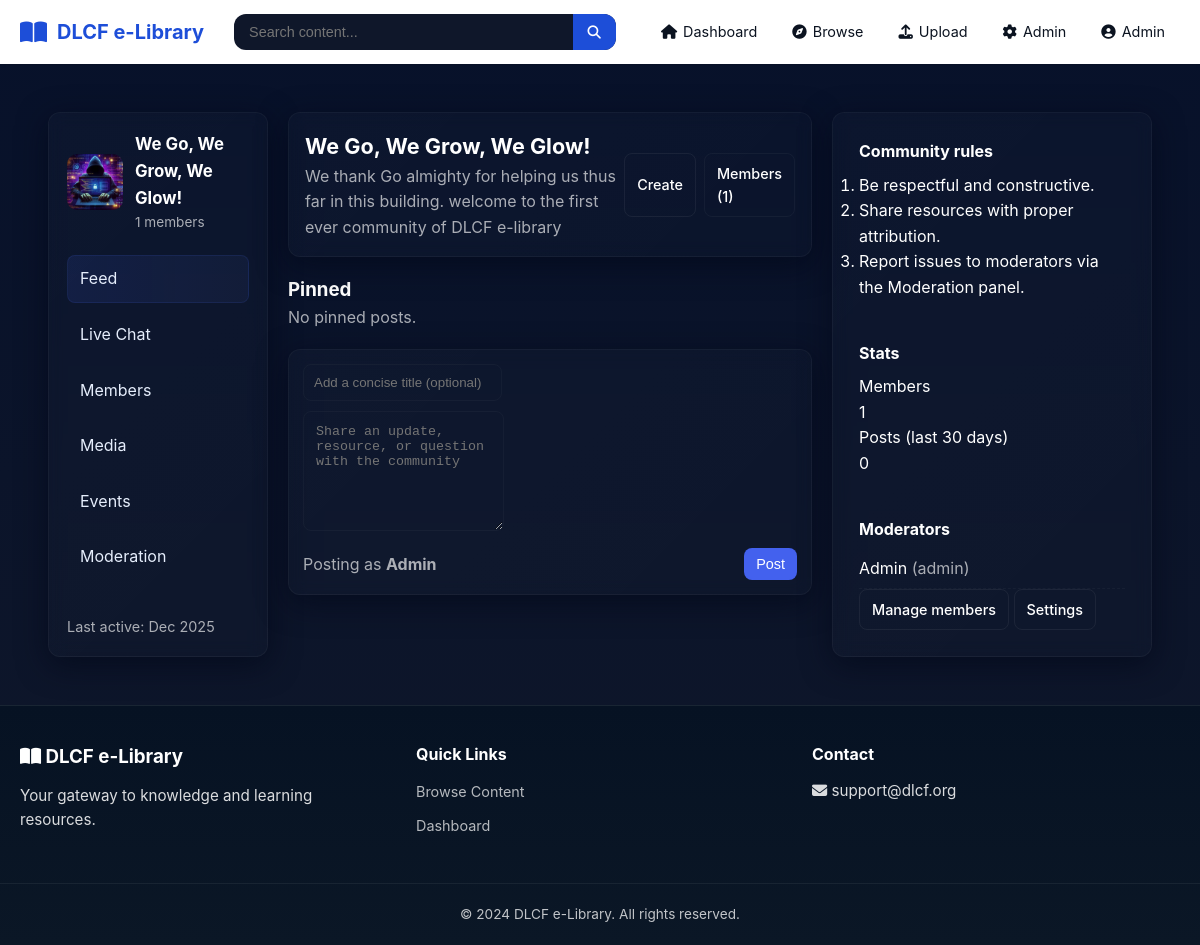
The app's page /community/1 (signed in) with its own data.
### models.py (models this page shows, shortened)
class User(UserMixin, db.Model):
    id = db.Column(db.Integer, primary_key=True)
    name = db.Column(db.String(100), nullable=False)
    email = db.Column(db.String(120), unique=True, nullable=False)
    password_hash = db.Column(db.String(255), nullable=False)
    role = db.Column(db.String(20), default='student')
    bio = db.Column(db.Text)
    profile_photo = db.Column(db.String(255))
    created_at = db.Column(db.DateTime, default=datetime.utcnow)
    is_active = db.Column(db.Boolean, default=True)
    contents = db.relationship('Content', backref='uploader', lazy='dynamic')
    activities = db.relationship('ActivityLog', backref='user', lazy='dynamic')
    notifications = db.relationship('Notification', backref='recipient', lazy='dynamic')
    def is_admin(self):
        return self.role == 'admin'
    def can_upload(self):
        return self.role in ['admin', 'teacher']

class Community(db.Model):
    id = db.Column(db.Integer, primary_key=True)
    name = db.Column(db.String(200), nullable=False)
    slug = db.Column(db.String(200), nullable=False, unique=True)
    description = db.Column(db.Text)
    photo = db.Column(db.String(255))
    photo_thumbnail = db.Column(db.String(255))
    photo_thumbnail_2x = db.Column(db.String(255))
    is_private = db.Column(db.Boolean, default=True)
    created_at = db.Column(db.DateTime, default=datetime.utcnow)
    memberships = db.relationship('Membership', backref='community', lazy='dynamic')
    posts = db.relationship('Post', backref='community', lazy='dynamic')

class Membership(db.Model):
    id = db.Column(db.Integer, primary_key=True)
    user_id = db.Column(db.Integer, db.ForeignKey('user.id'), nullable=False)
    community_id = db.Column(db.Integer, db.ForeignKey('community.id'), nullable=False)
    role = db.Column(db.String(20), default='student')  # admin, teacher, student
    joined_at = db.Column(db.DateTime, default=datetime.utcnow)
    user = db.relationship('User', backref='memberships')
    __table_args__ = (db.UniqueConstraint('user_id', 'community_id', name='_user_community_uc'),)

### routes/community.py (the view)
@community_bp.route('/<int:community_id>')
@login_required
@community_member_required
def feed(community_id):
    community = Community.query.get_or_404(community_id)
    posts = Post.query.filter_by(community_id=community.id, is_deleted=False).order_by(Post.is_pinned.desc(), Post.created_at.desc()).limit(50).all()
    for p in posts:
        p.comments_list = p.comments.order_by(Comment.created_at.asc()).all()
    members_q = Membership.query.filter_by(community_id=community.id).all()
    members = []
    for m in members_q:
        muted, until = _is_user_muted(community.id, m.user_id)
        members.append({'user_id': m.user_id, 'name': m.user.name, 'role': m.role, 'muted_until': until.isoformat() if until else None})
    current_membership = get_membership(current_user, community.id)
    current_role = current_membership.role if current_membership else 'student'
    return render_template('community/feed.html', community=community, posts=posts, members=members, current_role=current_role)

### routes/community.py (called while the page is built, shortened)
def _is_user_muted(community_id, user_id):
    r = getattr(current_app, 'redis', None)
    mutes = _muted_users.get(community_id, {})
    mute_until = mutes.get(user_id)
    if mute_until and mute_until > datetime.utcnow():
        return True, mute_until
    return False, None

def get_membership(user, community_id):
    return Membership.query.filter_by(user_id=user.id, community_id=community_id).first()

def community_member_required(f):
    @wraps(f)
    def decorated(*args, **kwargs):
        community_id = kwargs.get('community_id') or request.view_args.get('community_id')
        if not community_id:
            flash('Community not specified.', 'error')
            return redirect(url_for('main.dashboard'))
        membership = get_membership(current_user, community_id)
        if not membership:
            flash('You are not a member of this community.', 'error')
            return redirect(url_for('main.dashboard'))
        return f(*args, **kwargs)
    return decorated

### templates/community/feed.html (shortened to what this page needs)
{% extends 'base.html' %}
{% block extra_css %}
<link rel="stylesheet" href="{{ url_for('static', filename='css/community.css') }}">
{% endblock %}
{% block content %}
<div class="community-layout">
  <aside class="left-nav glass" aria-label="Community navigation">
    <div class="community-info">
      {% if community.photo_thumbnail %}
      <img class="community-avatar" src="{{ url_for('uploads.uploads', filename='communities/' + community.photo_thumbnail) }}" srcset="{{ url_for('uploads.uploads', filename='communities/' + community.photo_thumbnail_2x) }} 2x" alt="{{ community.name }}">
      {% else %}
      <div class="community-avatar placeholder">{{ community.name[:2]|upper }}</div>
      {% endif %}
      <div class="community-meta">
        <h2>{{ community.name }}</h2>
        <div class="muted small">{{ members|length }} members</div>
      </div>
    </div>
    <nav class="nav-list" role="navigation" aria-label="Community actions">
      <a href="{{ url_for('community.feed', community_id=community.id) }}" class="nav-item active">Feed</a>
      <a href="{{ url_for('community.chat', community_id=community.id) }}" class="nav-item">Live Chat</a>
      <a href="#members" class="nav-item">Members</a>
      <a href="#media" class="nav-item">Media</a>
      <a href="#events" class="nav-item">Events</a>
      {% if current_role in ['teacher','admin'] %}
      <a href="#moderation" class="nav-item">Moderation</a>
      {% endif %}
    </nav>
    <div class="nav-footer muted small">Last active: {{ community.created_at.strftime('%b %Y') }}</div>
  </aside>
  <main class="center-column" role="main">
    <header class="center-header glass">
      <div>
        <h1 class="community-title">{{ community.name }}</h1>
        <p class="muted">{{ community.description or 'A focused professional learning community' }}</p>
      </div>
      <div class="header-actions">
        {% if current_role in ['teacher','admin'] %}
        <a class="btn" href="{{ url_for('community.create_community') }}">Create</a>
        {% endif %}
        <a class="btn btn-outline" href="#members">Members ({{ members|length }})</a>
      </div>
    </header>
    <section class="pinned section" aria-labelledby="pinned-heading">
      <h3 id="pinned-heading">Pinned</h3>
      <div class="pinned-list">
        {% if posts|selectattr('is_pinned')|list|length == 0 %}
        <div class="muted">No pinned posts.</div>
        {% endif %}
      </div>
    </section>
    <section class="composer section" aria-labelledby="composer-heading">
      <form class="composer-form glass" action="{{ url_for('community.create_post', community_id=community.id) }}" method="POST" aria-label="Create a post">
        <div class="composer-top">
          <input name="title" class="input-title" placeholder="Add a concise title (optional)" aria-label="Post title">
        </div>
        <div class="composer-body">
          <textarea id="post-body" name="body" class="input-body" placeholder="Share an update, resource, or question with the community" required></textarea>
        </div>
        <div class="composer-actions">
          <div class="muted">Posting as <strong>{{ current_user.name }}</strong></div>
          <div class="action-group">
            <button type="submit" class="btn btn-primary">Post</button>
          </div>
        </div>
      </form>
    </section>
  </main>
  <aside class="right-nav glass" aria-label="Community context">
    <div class="panel rules">
      <h4>Community rules</h4>
      <ol>
        <li>Be respectful and constructive.</li>
        <li>Share resources with proper attribution.</li>
        <li>Report issues to moderators via the Moderation panel.</li>
      </ol>
    </div>
    <div class="panel stats">
      <h4>Stats</h4>
      <dl>
        <dt>Members</dt><dd>{{ members|length }}</dd>
        <dt>Posts (last 30 days)</dt><dd>{{ posts|length }}</dd>
      </dl>
    </div>
    <div class="panel mods">
      <h4>Moderators</h4>
      <ul class="mods-list">
        {% for m in members if m.role in ['teacher','admin'] %}
        <li>{{ m.name }} <span class="muted">({{ m.role }})</span></li>
        {% endfor %}
      </ul>
      {% if current_role == 'admin' %}
      <div class="admin-tools">
        <a href="#manage" class="btn">Manage members</a>
        <a href="#settings" class="btn">Settings</a>
      </div>
      {% endif %}
    </div>
  </aside>
</div>
{% endblock %}

### templates/base.html (shortened to what this page needs)
<!DOCTYPE html>
<html lang="en">
<head>
    <link rel="stylesheet" href="{{ url_for('static', filename='css/style.css') }}">
    <link rel="stylesheet" href="https://cdnjs.cloudflare.com/ajax/libs/font-awesome/6.4.0/css/all.min.css">
    {% block extra_css %}{% endblock %}
</head>
<body class="{% if request.endpoint == 'main.index' %}landing{% endif %}" data-endpoint="{{ request.endpoint }}">
    <nav class="navbar">
        <div class="nav-container">
            <a href="{{ url_for('main.index') }}" class="nav-logo">
                <i class="fas fa-book-open"></i>
                <span>DLCF e-Library</span>
            </a>
            {% if current_user.is_authenticated %}
            <div class="nav-search">
                <form action="{{ url_for('main.browse') }}" method="GET">
                    <input type="text" name="q" placeholder="Search content..." value="{{ request.args.get('q', '') }}">
                    <button type="submit"><i class="fas fa-search"></i></button>
                </form>
            </div>
            {% endif %}
            <ul class="nav-menu" id="navMenu">
                {% if current_user.is_authenticated %}
                <li><a href="{{ url_for('main.dashboard') }}"><i class="fas fa-home"></i> Dashboard</a></li>
                <li><a href="{{ url_for('main.browse') }}"><i class="fas fa-compass"></i> Browse</a></li>
                {% if current_user.can_upload() %}
                <li><a href="{{ url_for('content.upload') }}"><i class="fas fa-upload"></i> Upload</a></li>
                {% endif %}
                {% if current_user.is_admin() %}
                <li><a href="{{ url_for('admin.dashboard') }}"><i class="fas fa-cog"></i> Admin</a></li>
                {% endif %}
                <li class="nav-dropdown">
                    <a href="#" class="dropdown-toggle">
                        <i class="fas fa-user-circle"></i> {{ current_user.name }}
                    </a>
                </li>
                {% else %}
                <li><a href="{{ url_for('auth.login') }}"><i class="fas fa-sign-in-alt"></i> Login</a></li>
                <li><a href="{{ url_for('auth.register') }}" class="btn-nav">Register</a></li>
                {% endif %}
            </ul>
        </div>
    </nav>
    <main class="main-content">
        {% block content %}{% endblock %}
    </main>
    <footer class="footer">
        <div class="footer-content">
            <div class="footer-section">
                <h3><i class="fas fa-book-open"></i> DLCF e-Library</h3>
                <p>Your gateway to knowledge and learning resources.</p>
            </div>
            <div class="footer-section">
                <h4>Quick Links</h4>
                <ul>
                    <li><a href="{{ url_for('main.browse') }}">Browse Content</a></li>
                    <li><a href="{{ url_for('main.dashboard') }}">Dashboard</a></li>
                </ul>
            </div>
            <div class="footer-section">
                <h4>Contact</h4>
                <p><i class="fas fa-envelope"></i> support@dlcf.org</p>
            </div>
        </div>
        <div class="footer-bottom">
            <p>&copy; 2024 DLCF e-Library. All rights reserved.</p>
        </div>
    </footer>
</body>
</html>

### static/css/style.css (style rules this page uses)
:root { --primary-color: #1d4ed8; --primary-dark: #0b3c7b; --secondary-color: #64748b; --success-color: #22c55e; --danger-color: #ef4444; --warning-color: #f59e0b; --info-color: #3b82f6; --dark-color: #1e293b; --light-color: #ffffff; --border-color: rgba(37,99,235,0.06); --text-color: #0b1320; --text-light: #475569; --shadow: 0 1px 3px rgba(0,0,0,0.1); --shadow-md: 0 4px 6px rgba(0,0,0,0.1); --shadow-lg: 0 10px 15px rgba(0,0,0,0.1); --radius: 8px; --radius-lg: 12px; }
:root { --bg: #ffffff; --text: #0b1320; --surface: #ffffff; --muted: #475569; --card-shadow: 0 6px 18px rgba(2,6,23,0.06); }
:root { --lp-bg: var(--bg); --lp-surface: var(--surface); --lp-accent-2: var(--primary-color); --lp-accent: var(--primary-color); --lp-warm: var(--warning-color); --lp-muted: var(--muted); }
:root { --light-color: var(--bg); --text-color: var(--text); --border-color: var(--border-color); }
* { margin: 0; padding: 0; box-sizing: border-box; }
body { font-family: -apple-system, BlinkMacSystemFont, 'Segoe UI', Roboto, Oxygen, Ubuntu, sans-serif; background-color: var(--bg); color: var(--text); line-height: 1.6; min-height: 100vh; display: flex; flex-direction: column; }
a { text-decoration: none; color: var(--primary-color); }
.navbar { background: white; box-shadow: var(--shadow); position: sticky; top: 0; z-index: 1000; }
.nav-container { max-width: 1400px; margin: 0 auto; padding: 0 20px; display: flex; align-items: center; justify-content: space-between; height: 64px; }
.nav-logo { display: flex; align-items: center; gap: 10px; font-size: 1.25rem; font-weight: 700; color: var(--primary-color); }
.nav-logo i { font-size: 1.5rem; }
.nav-search { flex: 1; max-width: 400px; margin: 0 30px; }
.nav-search form { display: flex; background: var(--light-color); border-radius: var(--radius); overflow: hidden; }
.nav-search input { flex: 1; padding: 10px 15px; border: none; background: transparent; font-size: 0.9rem; }
.nav-search button { padding: 10px 15px; border: none; background: var(--primary-color); color: white; cursor: pointer; }
.nav-menu { display: flex; align-items: center; gap: 5px; list-style: none; }
.nav-menu > li > a { padding: 10px 15px; color: var(--text-color); font-size: 0.9rem; border-radius: var(--radius); display: flex; align-items: center; gap: 6px; transition: background 0.2s; }
.nav-dropdown { position: relative; }
.btn { display: inline-flex; align-items: center; justify-content: center; gap: 8px; padding: 10px 20px; font-size: 0.9rem; font-weight: 500; border-radius: var(--radius); border: none; cursor: pointer; transition: all 0.2s; }
.btn-primary { background: var(--primary-color); color: white; }
.btn-outline { background: transparent; border: 2px solid var(--primary-color); color: var(--primary-color); }
.main-content { flex: 1; max-width: 1400px; margin: 0 auto; padding: 20px; width: 100%; }
.footer { background: linear-gradient(180deg, #061223 0%, #0b1726 100%); color: #f8fafc; margin-top: auto; border-top: 1px solid rgba(255,255,255,0.06); }
.footer-content { max-width: 1400px; margin: 0 auto; padding: 36px 20px; display: grid; grid-template-columns: repeat(auto-fit, minmax(200px, 1fr)); gap: 28px; }
.footer-section h3, .footer-section h4 { margin-bottom: 12px; color: #ffffff; }
.footer-section p { color: rgba(255,255,255,0.85); font-size: 0.95rem; }
.footer-section a { color: rgba(255,255,255,0.92); text-decoration: none; }
.footer-section ul { list-style: none; }
.footer-section ul li { margin-bottom: 8px; }
.footer-section ul a { color: rgba(255,255,255,0.7); font-size: 0.9rem; }
.footer-bottom { border-top: 1px solid rgba(255,255,255,0.06); padding: 20px; text-align: center; font-size: 0.85rem; color: rgba(255,255,255,0.75); background: transparent; }

### records on screen
User: name "Admin", name "Admin"
Community: photo_thumbnail (picture), name "We Go, We Grow, We Glow!", created_at "Dec 2025", description "We thank Go almighty for helping us thus far in this building. welcome to the first ever community of DLCF e-library"
Membership: role "admin"

### other values on screen
{{ members|length }} "1"
{{ posts|length }} "0"
